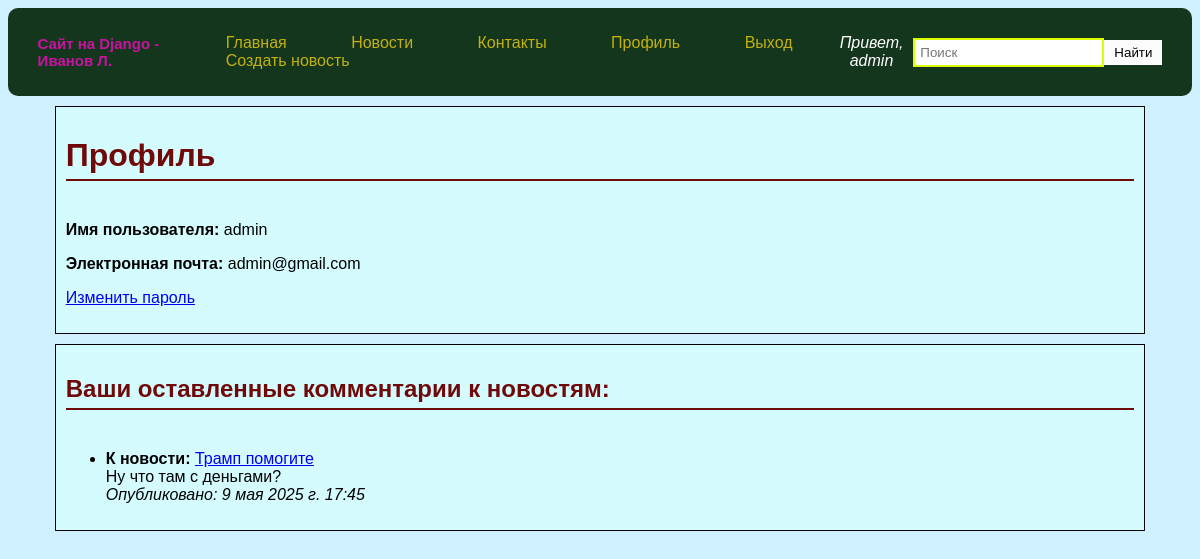
/profile/ (signed in), run on an earlier commit of the app's database.
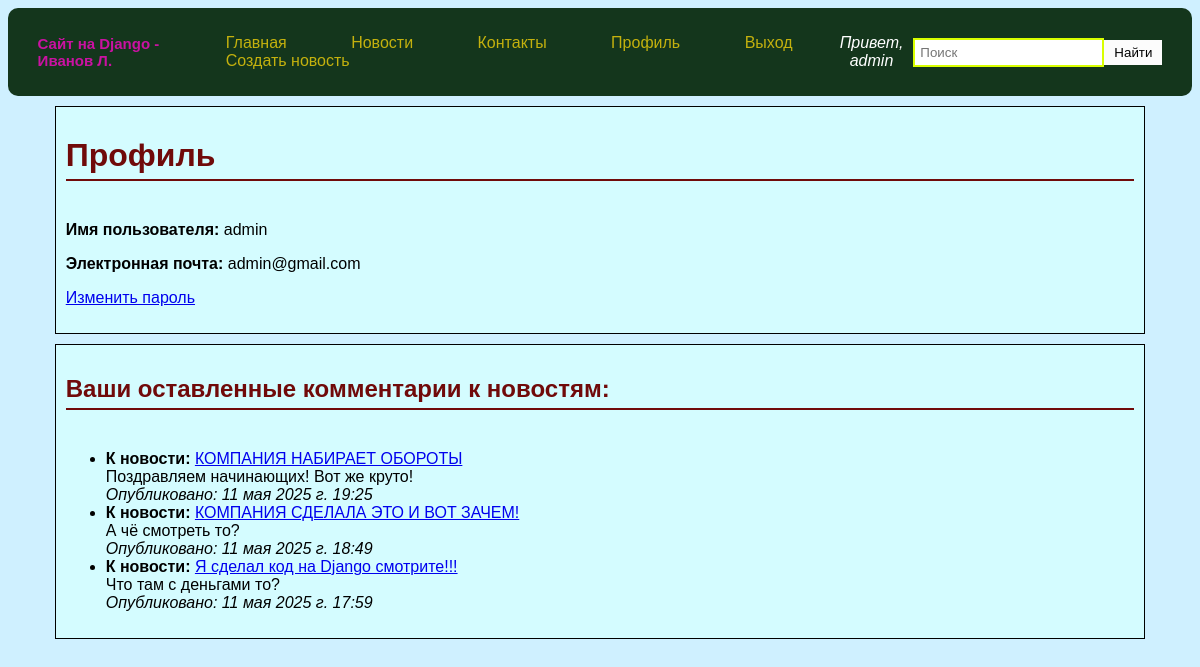
And on a later commit of the database.
### news_site_company/models.py (models this page shows, shortened)
class Comment(models.Model):
    news = models.ForeignKey(News, on_delete=models.CASCADE, related_name='comments')
    user = models.ForeignKey(User, on_delete=models.CASCADE)
    text = models.TextField()
    created_date = models.DateTimeField(auto_now_add=True)

class News(models.Model):
            title = models.CharField(max_length=200)
            content = models.TextField()
            pub_date = models.DateTimeField(auto_now_add=True)
            author = models.CharField(max_length=100)
            image = models.ImageField(upload_to='news_media/', blank=True, null=True)\

### news_site_company/views.py (the view)
# urls.py: path('profile/', views.profile, name='profile'),
@login_required
def profile(request):
    comments = Comment.objects.filter(user=request.user).order_by('-created_date')
    return render(request, 'news_site_company/profile.html', {'comments': comments})

### templates/news_site_company/profile.html (shortened to what this page needs)
{% extends 'base.html' %}
{% load static %}
{% block content %}
    <div class="profile-info container">
       <h1>Профиль</h1>
       <p><strong>Имя пользователя:</strong> {{ user.username }}</p>
    <p><strong>Электронная почта: </strong>{{ user.email }}</p>
    <p><a href="{% url 'password_change' %}">Изменить пароль</a></p>
    </div>
    <div class="profile-info container">
    <h2>Ваши оставленные комментарии к новостям:</h2>
    {% if comments %}
        <ul>
            {% for comment in comments %}
                <li>
                    <strong>К новости:</strong> <a href="{% url 'news_detail' comment.news.id %}">{{ comment.news.title }}</a><br>
                    {{ comment.text }}<br>
                    <em>Опубликовано: {{ comment.created_date }}</em>
                </li>
            {% endfor %}
        </ul>
    {% else %}
        <p>Вы не писали комментарии</p></div>
    {% endif %}
{% endblock %}

What changed in the data, as far as the page shows it:
removed Comment: news "Трамп помогите", text "Ну что там с деньгами?", created_date "9 мая 2025 г. 17:45"
added Comment: news "КОМПАНИЯ НАБИРАЕТ ОБОРОТЫ", text "Поздравляем начинающих! Вот же круто!", created_date "11 мая 2025 г. 19:25"
added Comment: news "КОМПАНИЯ СДЕЛАЛА ЭТО И ВОТ ЗАЧЕМ!", text "А чё смотреть то?", created_date "11 мая 2025 г. 18:49"
added Comment: news "Я сделал код на Django смотрите!!!", text "Что там с деньгами то?", created_date "11 мая 2025 г. 17:59"
